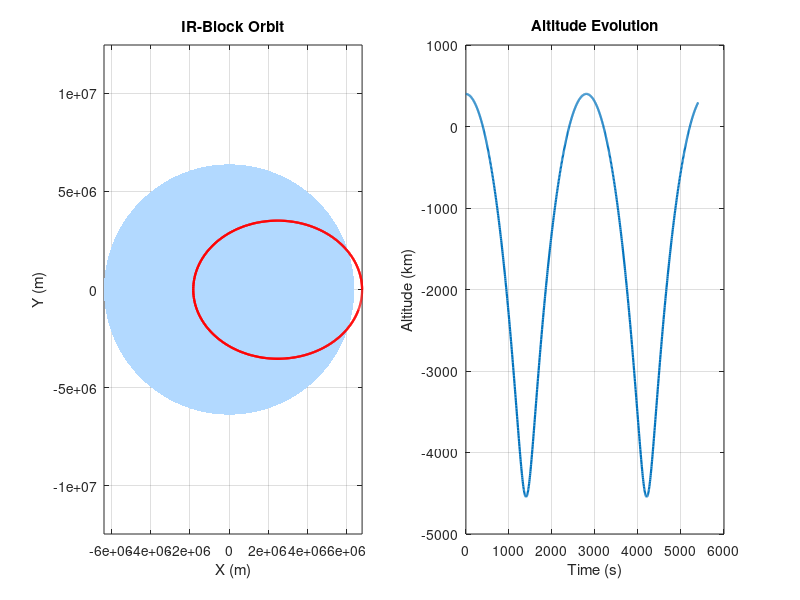

Reproduce this figure in MATLAB.
%% Generated by RAG ModelSpec pipeline
% task_goal: 生成一个卫星环绕模型
% model_id: satellite_orbit_2body
% generator_strategy: ir_composable_renderer
% template_family: orbital_dynamics
% governing_form: ode
% solver: discrete_euler
% codegen_strategy: ir_composable_renderer
% equation_fragments: two_body_gravity_planar
% render_blocks: meta:comments, workspace:clear, setup:orbital_dynamics:fragment_flags, declare:orbital_dynamics:parameters, setup:orbital_dynamics:time_grid, setup:orbital_dynamics:state_arrays, setup:orbital_dynamics:initial_conditions, solver:orbital_dynamics:loop_begin, fragment:orbital_dynamics:two_body_gravity_planar, update:orbital_dynamics:state, solver:orbital_dynamics:loop_end, postprocess:orbital_dynamics:metrics, output:orbital_dynamics:plots
% assumptions:
%   - 采用平面二体模型
%   - 忽略J2与摄动
% evidence:
%   - model=satellite_orbit_2body, score=8.79, id=136
%   - model=satellite_orbit_2body, score=8.2615, id=133
%   - model=satellite_orbit_2body, score=7.5105, id=135
%   - model=satellite_orbit_2body, score=7.21, id=131
%   - model=rocket_launch_1d, score=6.3756, id=111
%% IR-block-composed MATLAB model: 2-Body Satellite Orbit
% family: orbital_dynamics
% governing_form: ode
% solver: discrete_euler
% codegen_strategy: ir_composable_renderer
% render_block: meta:comments
% render_block: workspace:clear
% render_block: setup:orbital_dynamics:fragment_flags
% render_block: declare:orbital_dynamics:parameters
% render_block: setup:orbital_dynamics:time_grid
% render_block: setup:orbital_dynamics:state_arrays
% render_block: setup:orbital_dynamics:initial_conditions
% render_block: solver:orbital_dynamics:loop_begin
% render_block: fragment:orbital_dynamics:two_body_gravity_planar
% render_block: update:orbital_dynamics:state
% render_block: solver:orbital_dynamics:loop_end
% render_block: postprocess:orbital_dynamics:metrics
% render_block: output:orbital_dynamics:plots
% fragment: two_body_gravity_planar | library/native | equation_fragments | planar two-body gravity | a = -mu * r / ||r||^3
% equation: dr/dt = v
% equation: dv/dt = -mu * r / ||r||^3

clear; clc; close all;

use_gravity = true;

mu = 398600000000000.0;
Re = 6371000.0;
altitude0 = 400000.0;
v0 = 5000.0;
dt = 5.0;
T = 5400.0;

t = 0:dt:T;
N = numel(t);

x = zeros(N,1);
y = zeros(N,1);
vx = zeros(N,1);
vy = zeros(N,1);

x(1) = Re + altitude0;
vy(1) = v0;

for k = 2:N
    r = max(hypot(x(k-1), y(k-1)), 1e-9);

    if use_gravity
        ax = -mu * x(k-1) / r^3;
        ay = -mu * y(k-1) / r^3;
    else
        ax = 0;
        ay = 0;
    end

    vx(k) = vx(k-1) + ax * dt;
    vy(k) = vy(k-1) + ay * dt;
    x(k) = x(k-1) + vx(k) * dt;
    y(k) = y(k-1) + vy(k) * dt;

end

radius = hypot(x, y);
altitude = radius - Re;
theta = linspace(0, 2*pi, 400);

figure('Name', 'Orbital Dynamics 2D');
subplot(1,2,1); fill(Re*cos(theta), Re*sin(theta), [0.7 0.85 1.0], 'EdgeColor', 'none'); hold on; plot(x, y, 'r', 'LineWidth', 1.6); axis equal; grid on; xlabel('X (m)'); ylabel('Y (m)'); title('IR-Block Orbit');
subplot(1,2,2); plot(t, altitude / 1e3, 'LineWidth', 1.6); grid on; xlabel('Time (s)'); ylabel('Altitude (km)'); title('Altitude Evolution');
